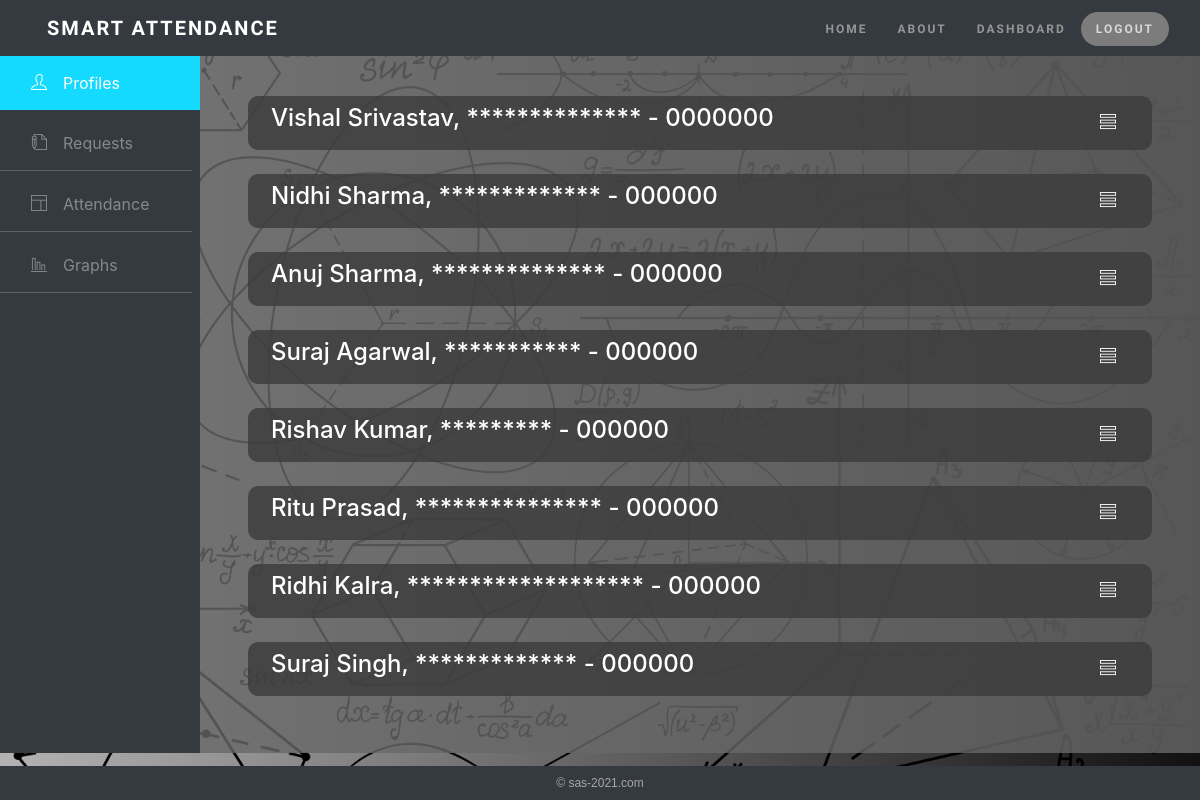
Screenshot of /manage/all_profile/ (signed in) with the database file from the repository.
### main/models.py (models this page shows, shortened)
class UserProfile(models.Model):
    user = models.OneToOneField(User, on_delete=models.CASCADE)
    desg = models.CharField(max_length=50, default="")
    image = models.ImageField(upload_to="images", default="")
    branch = models.CharField(max_length=10, default="MCA")
    sem = models.IntegerField(default=1)
    add_line_1 = models.CharField(max_length=50)
    add_line_2 = models.CharField(max_length=50)
    state = models.CharField(max_length=50)
    pin_code = models.CharField(max_length=20, default="")
    phone = models.CharField(max_length=15)
    dob = models.DateTimeField()
    join = models.DateTimeField(auto_now_add=True)

### root/views.py (the view)
# urls.py: path('all_profile/', views.all_profile, name="all_profile"),
def all_profile(request):
    if request.user.is_superuser:
    	data = UserProfile.objects.exclude(desg="Superuser")
    	return render(request, 'all_profile.html', {'data': data})
    else:
    	return render(request, '404.html')

### root/templates/all_profile.html (shortened to what this page needs)
{% extends 'basic/basic.html' %}
{% load static %}
{% block body %}
<div class="row">
    <div class="bg-dark col-md-2">
        <ul id="side-menu">
            <li><a href="/manage/all_profile" class="links activebar">
                    <i class="ti-user mx-3"></i>Profiles</a></li>
            <li><a href="/manage/requests" class="links bar">
                    <i class="ti-write mx-3"></i>Requests</a></li>
            <li><a href="/manage/all_attendance" class="links bar">
                    <i class="ti-layout mx-3"></i>Attendance</a></li>
            <li><a href="/manage/all_graphs" class="links bar">
                    <i class="ti-bar-chart-alt mx-3"></i>Graphs</a></li>
        </ul>
    </div>
    <div data-simplebar class="col-md-10 window bg py-3 px-5">
        {% for item in data %}
        <div id="{{item.user.username}}1">
            <div class="row box">
                <div class="my-2 col-md-12">
                    <h4 class="mx-2">{{item.user.first_name}} {{item.user.last_name}}, {{item.state}} -
                        {{item.pin_code}}
                        <button class="btn-transparent btn float-right text-light"
                            onclick="showDetail({{item.user.username}})"><i class="ti-view-list"></i></button>
                    </h4>
                </div>
            </div>
        </div>
        {% endfor %}
    </div>
</div>
{% include "basic/footerSmall.html" %}
{% endblock %}

### main/static/css/main.css (style rules this page uses)
* { box-sizing: border-box; padding: 0; margin: 0; }
body { margin: 0px; padding: 0px; }
ul { list-style: none; }
a { text-decoration: none; color: rgb(206, 206, 206); }
.cool-background { width: 100%; background: #131313; background: -webkit-linear-gradient(to left, #141414, #b3b3b3); background-image: url("/static/images/s.png"), linear-gradient(to left, #111111, #b3b3b3); background-size: 100%; color: #fff; }
::placeholder { font-size: 10px; font-style: italic; }
.col-md-2 { margin: 0%; padding: 0%; }
.row { margin: 0% !important; }
.links { width: 100%; margin: 0; padding: 0%; position: relative; cursor: pointer; display: inline-block; overflow: hidden; -webkit-tap-highlight-color: transparent; }
#side-menu li a { color: rgba(255, 255, 255, 0.4); text-decoration: none; }
#side-menu > li > a { padding: 15px 30px 15px 15px; }
#side-menu > li > a.activebar { background-color: #13dafe; color: #fff; }
.bg { background: rgba(104, 104, 104, 0.8); }
.window { overflow: auto; min-height: 87.1vh; max-height: 87.1vh; }
::placeholder { color: rgb(168, 168, 168); font-size: 15px; font-style: normal !important; opacity: 0.8; }
.bar { border-bottom: 1px solid; border-color: rgb(95, 95, 95); width: 96%; }
.box { background: rgba(59, 59, 59, 0.8); border-radius: 10px 10px 10px 10px; -webkit-tap-highlight-color: transparent; }

### rows the page displays
UserProfile: user.first_name "Vishal", user.last_name "Srivastav", state "**************", pin_code "0000000"
UserProfile: user.first_name "Nidhi", user.last_name "Sharma", state "*************", pin_code "000000"
UserProfile: user.first_name "Anuj", user.last_name "Sharma", state "**************", pin_code "000000"
UserProfile: user.first_name "Suraj", user.last_name "Agarwal", state "***********", pin_code "000000"
UserProfile: user.first_name "Rishav", user.last_name "Kumar", state "*********", pin_code "000000"
UserProfile: user.first_name "Ritu", user.last_name "Prasad", state "***************", pin_code "000000"
UserProfile: user.first_name "Ridhi", user.last_name "Kalra", state "*******************", pin_code "000000"
UserProfile: user.first_name "Suraj", user.last_name "Singh", state "*************", pin_code "000000"
